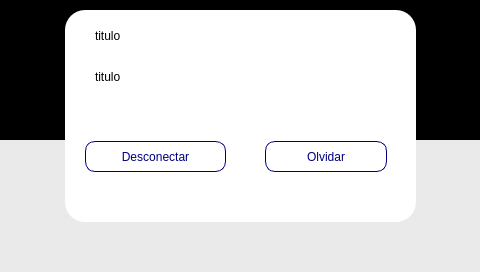
<?xml version="1.0" encoding="UTF-8"?>
<ui version="4.0">
 <class>Form</class>
 <widget class="QWidget" name="Form">
  <property name="geometry">
   <rect>
    <x>0</x>
    <y>0</y>
    <width>480</width>
    <height>272</height>
   </rect>
  </property>
  <property name="windowTitle">
   <string>Form</string>
  </property>
  <widget class="QLabel" name="lblOpacity">
   <property name="geometry">
    <rect>
     <x>0</x>
     <y>0</y>
     <width>480</width>
     <height>320</height>
    </rect>
   </property>
   <property name="styleSheet">
    <string notr="true">background-color: black;</string>
   </property>
   <property name="text">
    <string/>
   </property>
  </widget>
  <widget class="QWidget" name="Widget1" native="true">
   <property name="enabled">
    <bool>true</bool>
   </property>
   <property name="geometry">
    <rect>
     <x>65</x>
     <y>10</y>
     <width>351</width>
     <height>171</height>
    </rect>
   </property>
   <property name="styleSheet">
    <string notr="true">border-radius: 20px;
background-color: white;</string>
   </property>
   <widget class="QPushButton" name="connectBtn">
    <property name="geometry">
     <rect>
      <x>174</x>
      <y>90</y>
      <width>122</width>
      <height>31</height>
     </rect>
    </property>
    <property name="styleSheet">
     <string notr="true">font: 500 18px &quot;Poppins&quot;;
border-radius: 10px;
border: 1px solid #00007f;
background-color: white;
color: #00007f;</string>
    </property>
    <property name="text">
     <string>Conectar</string>
    </property>
   </widget>
   <widget class="QLabel" name="ssidLbl">
    <property name="geometry">
     <rect>
      <x>30</x>
      <y>10</y>
      <width>301</width>
      <height>31</height>
     </rect>
    </property>
    <property name="styleSheet">
     <string notr="true">font: 16px &quot;Poppins&quot;;
background-color: transparent;
</string>
    </property>
    <property name="text">
     <string>titulo</string>
    </property>
   </widget>
   <widget class="QLineEdit" name="inputPlace">
    <property name="geometry">
     <rect>
      <x>55</x>
      <y>50</y>
      <width>241</width>
      <height>26</height>
     </rect>
    </property>
    <property name="styleSheet">
     <string notr="true">border-color: rgb(0, 0, 0);
border-style: solid;
border-width: 1px;
border-radius: 6px;
font: 12pt &quot;Poppins&quot;;
background-color: rgb(234, 234, 234);</string>
    </property>
    <property name="maxLength">
     <number>50</number>
    </property>
    <property name="echoMode">
     <enum>QLineEdit::Password</enum>
    </property>
    <property name="placeholderText">
     <string>Contraseña</string>
    </property>
   </widget>
  </widget>
  <widget class="QWidget" name="widgetKeyboard" native="true">
   <property name="geometry">
    <rect>
     <x>0</x>
     <y>140</y>
     <width>480</width>
     <height>135</height>
    </rect>
   </property>
   <property name="styleSheet">
    <string notr="true">background-color: rgb(234, 234, 234);</string>
   </property>
  </widget>
  <widget class="QWidget" name="Widget2" native="true">
   <property name="enabled">
    <bool>true</bool>
   </property>
   <property name="geometry">
    <rect>
     <x>65</x>
     <y>51</y>
     <width>351</width>
     <height>171</height>
    </rect>
   </property>
   <property name="styleSheet">
    <string notr="true">border-radius: 20px;
background-color: white;</string>
   </property>
   <widget class="QPushButton" name="secondBtn">
    <property name="geometry">
     <rect>
      <x>200</x>
      <y>90</y>
      <width>122</width>
      <height>31</height>
     </rect>
    </property>
    <property name="styleSheet">
     <string notr="true">font: 500 18px &quot;Poppins&quot;;
border-radius: 10px;
border: 1px solid #00007f;
background-color: white;
color: #00007f;</string>
    </property>
    <property name="text">
     <string>Olvidar</string>
    </property>
   </widget>
   <widget class="QLabel" name="ssidLbl2">
    <property name="geometry">
     <rect>
      <x>30</x>
      <y>10</y>
      <width>301</width>
      <height>31</height>
     </rect>
    </property>
    <property name="styleSheet">
     <string notr="true">font: 16px &quot;Poppins&quot;;
background-color: transparent;
</string>
    </property>
    <property name="text">
     <string>titulo</string>
    </property>
   </widget>
   <widget class="QPushButton" name="firstBtn">
    <property name="geometry">
     <rect>
      <x>20</x>
      <y>90</y>
      <width>141</width>
      <height>31</height>
     </rect>
    </property>
    <property name="styleSheet">
     <string notr="true">font: 500 18px &quot;Poppins&quot;;
border-radius: 10px;
border: 1px solid #00007f;
background-color: white;
color: #00007f;</string>
    </property>
    <property name="text">
     <string>Desconectar</string>
    </property>
   </widget>
  </widget>
 </widget>
 <resources/>
 <connections/>
</ui>
